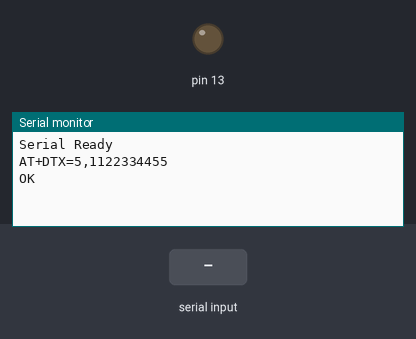
Bench run of a sketch on a simulated Arduino Uno, built with avr-gcc and run on an emulated ATmega328P. On the bench: output pins drawn as LEDs (lit = HIGH), the last lines printed to the serial monitor. The test bench sets the inputs (shaded band). The modem accepts every AT command (registered, SIM ready, sends succeed) and sends nothing else.

Above: at 1.2 s.
1.3 s: "Radio Rx Done" received over the second serial link
At 4.5 s:
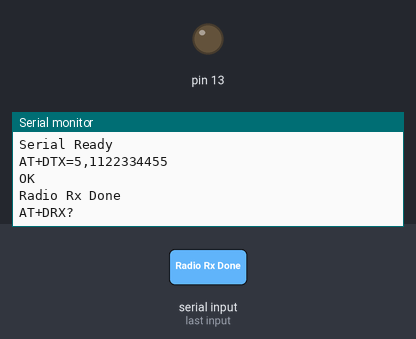
4.6 s: ":" received over the second serial link
At 6.4 s:
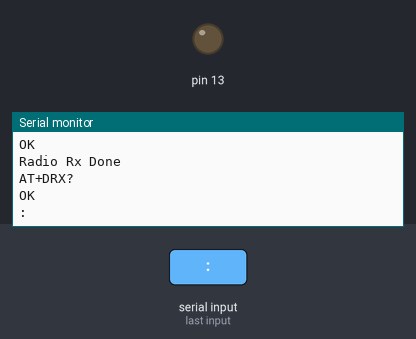
7.9 s: "," received over the second serial link
At 11.1 s:
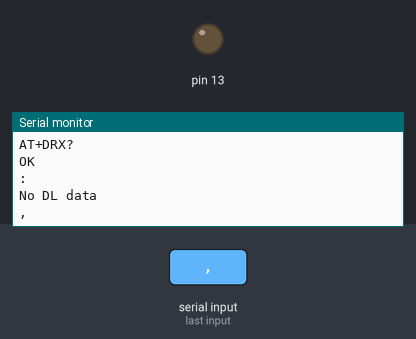

The sketch:

yun_dl.ino
```cpp
#include <Wire.h>
#include <SoftwareSerial.h>

SoftwareSerial LoRaUART(10, 11);

void setup()
{
   Serial.begin(9600);
   LoRaUART.begin(9600);
   Serial.println("Serial Ready");
   Serial.println("AT+DTX=5,1122334455");
   LoRaUART.println("AT+DTX=5,1122334455");
   pinMode(13, OUTPUT);
 }

String s = "";
String j = "";

void loop()
{
  s = "";
  j = "";
  if(LoRaUART.available())
  {
    s = LoRaUART.readString();
    Serial.println(s);

    if (s.indexOf("Radio Rx Done")>=0)
    {
        Serial.println("AT+DRX?");
        LoRaUART.println("AT+DRX?");
        String readString = "";             //Clear String
        while (!LoRaUART.available())
        {delay(100);}
        j="";
        j = LoRaUART.readString();
        Serial.println(j);
        int inx_h = j.indexOf(":");
        int inx_t = j.indexOf(",");
        int inx_e = j.indexOf("\r");
        String data_len = j.substring(inx_h+1,inx_t);
        Serial.println(data_len);
        String data = j.substring(inx_t+1,inx_e);
        Serial.println(data);
        if(data == "aa")
        {
          digitalWrite(13, HIGH);
        }
        else
        {
          digitalWrite(13, LOW);
        }
    }
  }
  else
  {
    Serial.println("No DL data");
  }

    String readString = "";                 //Clear String
    delay(2000);
}
```

Measured:
- after the input at 1.3 s, the serial monitor: prints a new line after 2.7 s (image 1)
- after the input at 4.6 s, the serial monitor: prints a new line after 1.0 s (image 2)
- after the input at 7.9 s, the serial monitor: prints a new line after 2.7 s (image 3)
